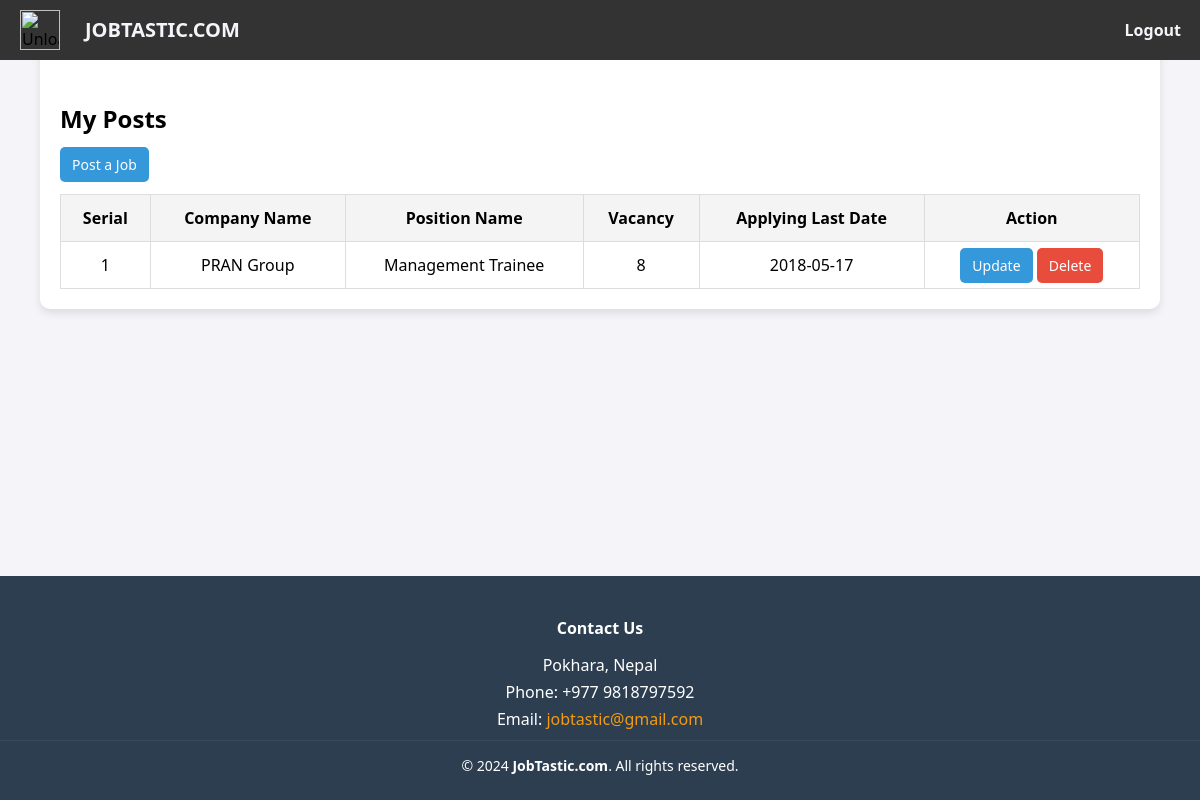
The page /employer_home.php (signed in) on the database its author committed.
### tables this page shows
CREATE TABLE `all_jobs` (
  `all_jobs_id` int(11) NOT NULL,
  `position_name` varchar(255) NOT NULL,
  `company_name` varchar(255) NOT NULL,
  `job_category` varchar(255) DEFAULT NULL,
  `vacancy` int(11) NOT NULL,
  `job_responsibility` text NOT NULL,
  `job_nature` varchar(255) NOT NULL,
  `job_requirments` text NOT NULL,
  `educational_requirements` varchar(255) DEFAULT NULL,
  `experience_requirement` varchar(255) DEFAULT NULL,
  `last_date_of_apply` date NOT NULL,
  `job_location` varchar(255) NOT NULL,
  `salary_rang` varchar(255) NOT NULL
);

### employer_home.php (the view, shortened to what this page needs)
<?php
include('functions.php');
$empName = $_SESSION['username'];
$query = "SELECT company_name FROM employer_table WHERE username='$empName'";
$result = mysqli_query($connect, $query);
$companyName = mysqli_fetch_assoc($result)['company_name'];
$jobsQuery = "SELECT * FROM all_jobs WHERE company_name='$companyName'";
$jobsResult = mysqli_query($connect, $jobsQuery);
?>
<!DOCTYPE html>
<html lang="en">
<head>
    <link rel="stylesheet" href="employer.css">
</head>
<body>
<?php include('navbar.php'); ?>
<div class="container">
    <h2 class="text-center">My Posts</h2>
    <div class="text-center">
        <a href="post_job.php" class="btn btn-info">Post a Job</a>
    </div>
    <table>
        <thead>
            <tr>
                <th>Serial</th>
                <th>Company Name</th>
                <th>Position Name</th>
                <th>Vacancy</th>
                <th>Applying Last Date</th>
                <th>Action</th>
            </tr>
        </thead>
        <tbody>
            <?php
            if (mysqli_num_rows($jobsResult) > 0) {
                $i = 1;
                while ($row = mysqli_fetch_assoc($jobsResult)) {
                    echo "<tr>";
                    echo "<td>" . $i++ . "</td>";
                    echo "<td>" . $row['company_name'] . "</td>";
                    echo "<td>" . $row['position_name'] . "</td>";
                    echo "<td>" . $row['vacancy'] . "</td>";
                    echo "<td>" . $row['last_date_of_apply'] . "</td>";
                    echo "<td>
                            <a href='update.php?update_job_id=" . $row['all_jobs_id'] . "' class='btn btn-info'>Update</a>
                            <a href='functions.php?job_delete_id=" . $row['all_jobs_id'] . "' class='btn btn-danger' onclick='return confirm(\"Are you sure to delete?\")'>Delete</a>
                          </td>";
                    echo "</tr>";
                }
            } else {
                echo "<tr><td colspan='6'>No jobs posted yet.</td></tr>";
            }
            ?>
        </tbody>
    </table>
</div>
<?php include('footer.php'); ?>
</body>
</html>

### employer.css (style rules this page uses)
body { font-family: Arial, sans-serif; background-color: #f0f2f5; margin: 0; display: flex; flex-direction: column; min-height: 100vh; }
.container { width: 90%; max-width: 1200px; margin: 20px auto; background-color: #ffffff; padding: 20px; border-radius: 10px; box-shadow: 0 4px 8px rgba(0, 0, 0, 0.1); padding-top: 60px; }
h2.text-center { margin-top: 0; margin-bottom: 20px; }
.text-center { margin-bottom: 20px; }
table { width: 100%; border-collapse: collapse; }
table th, table td { padding: 12px; text-align: center; border: 1px solid #ddd; }
table th { background-color: #f4f4f4; }
.btn { padding: 8px 12px; border: none; border-radius: 5px; color: #fff; cursor: pointer; font-size: 14px; text-align: center; text-decoration: none; }
.btn-info { background-color: #3498db; }
.btn-danger { background-color: #e74c3c; }

### navbar.php (style rules this page uses)
body { font-family: 'Segoe UI', Tahoma, Geneva, Verdana, sans-serif; margin: 0; padding: 0; box-sizing: border-box; background-color: #f4f4f9; }

### rows shown on the page
all_jobs: company_name "PRAN Group", position_name "Management Trainee", vacancy "8", last_date_of_apply "2018-05-17"
